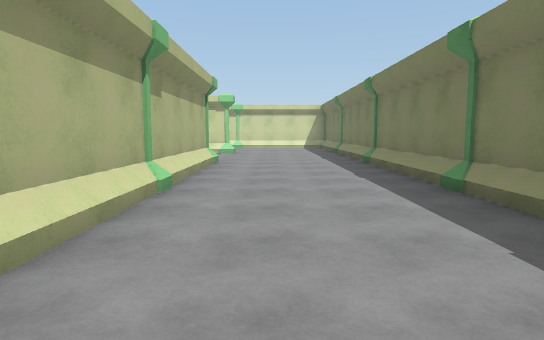
view 1 (above)

24 first-person views from a walk through a Unity game level. The camera is 1.4 m above the floor, tilts 6° down and sees 75° across. The floor is counted in squares, 2 m on a side. Each view is taken from the middle of a square. On the plan, view 1 faces up. The plan holds only what a view shows up to about 11 squares ahead; the rest is blank. The place goes on beyond the plan. The player is left out.

view 2
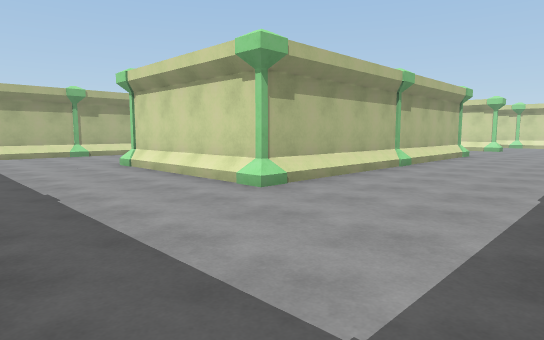

view 3
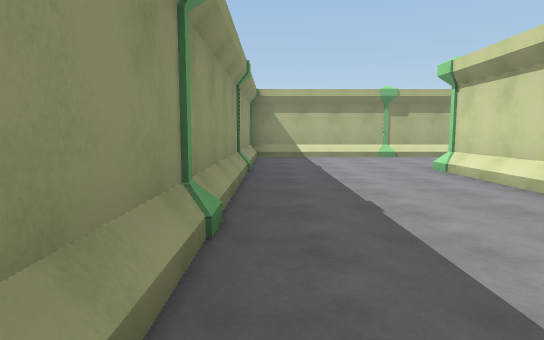

view 4
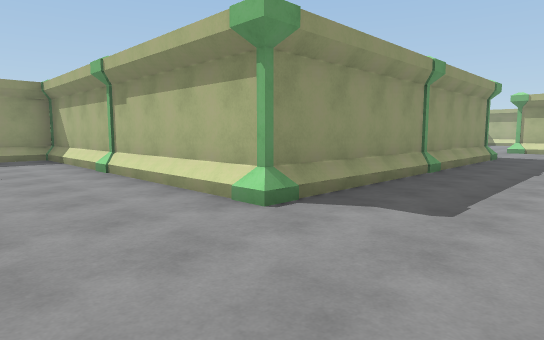

view 5
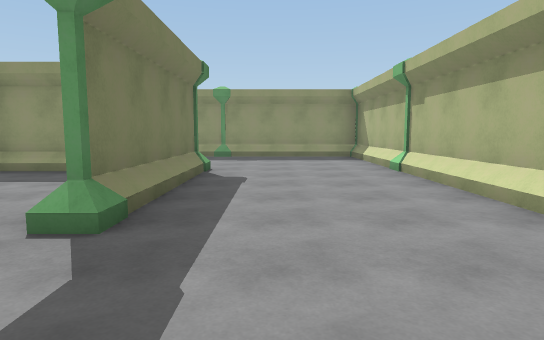

view 6
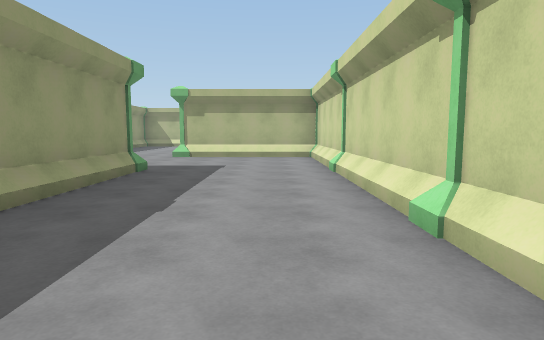

view 7
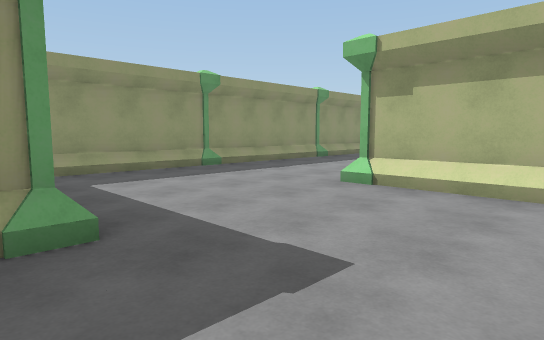

view 8
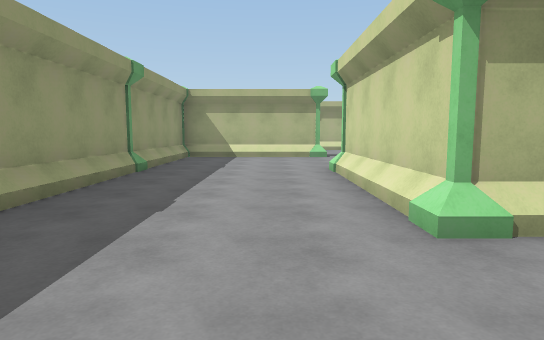

view 9
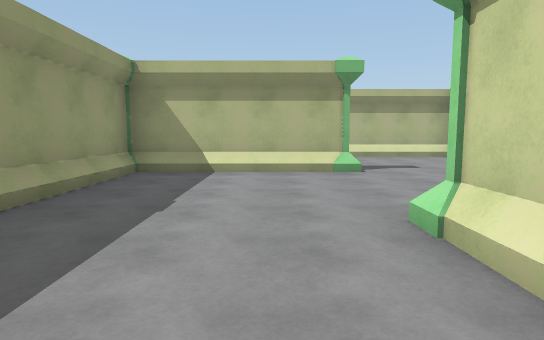

view 10
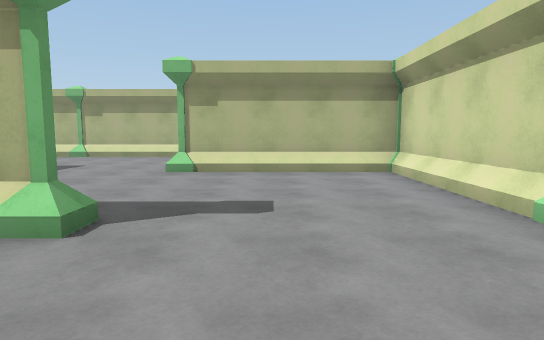

view 11
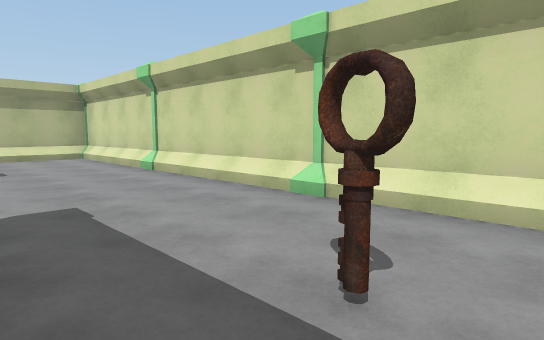

view 12
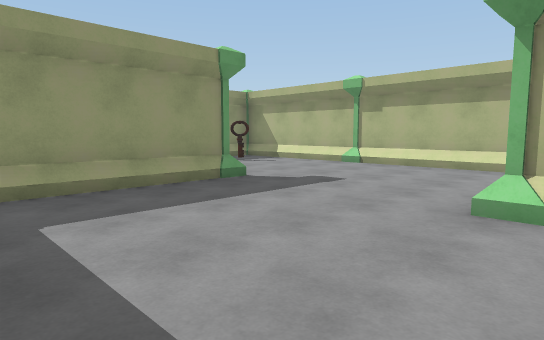

view 13
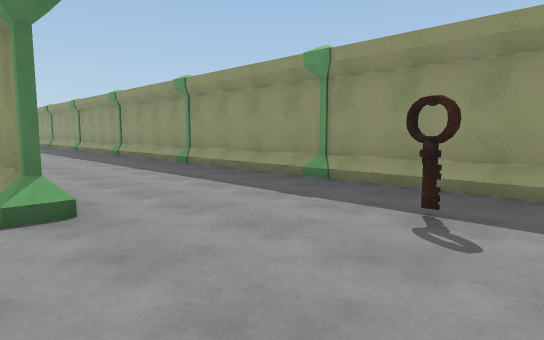

view 14
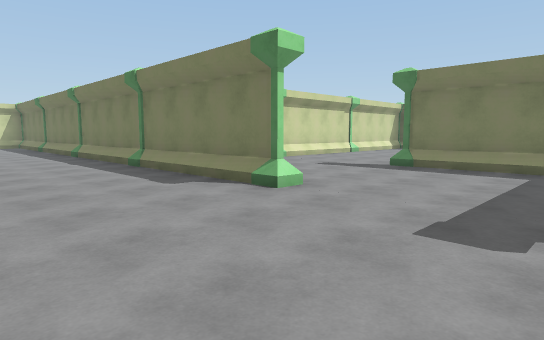

view 15
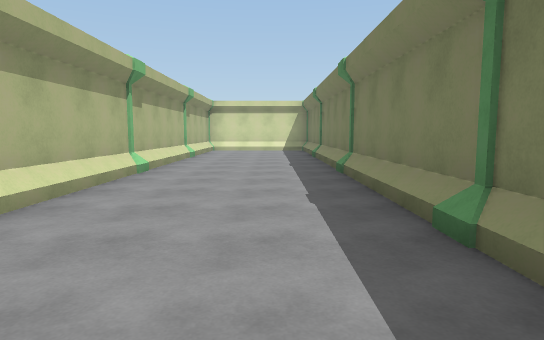

view 16
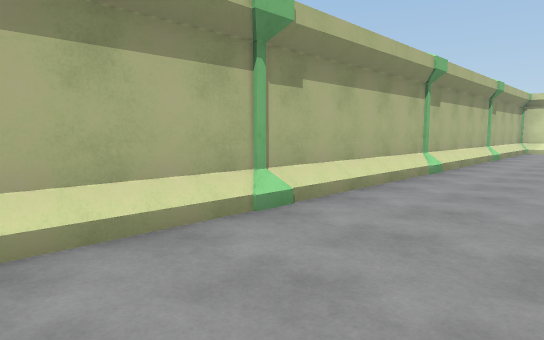

view 17
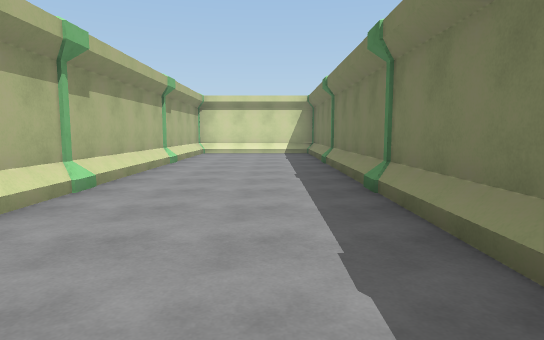

view 18
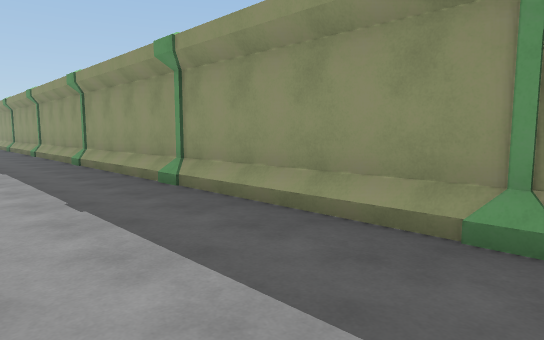

view 19
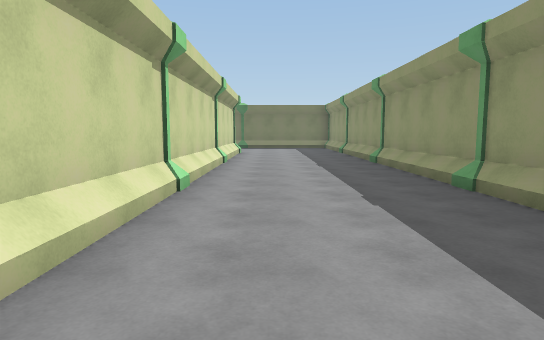

view 20
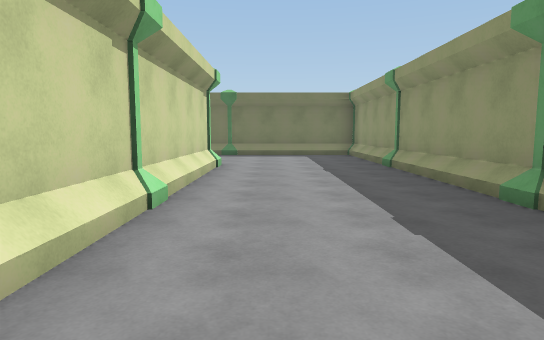

view 21
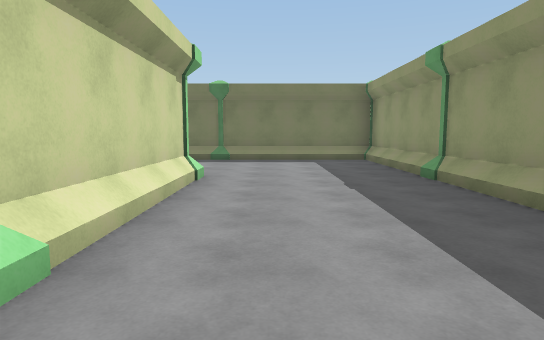

view 22
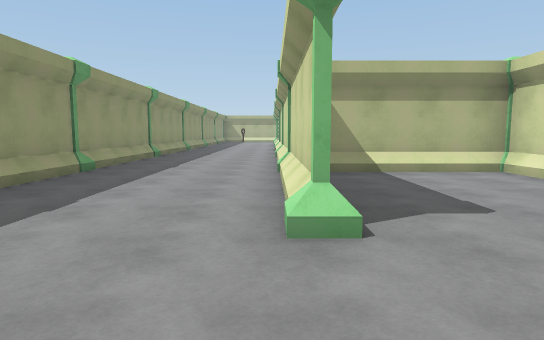

view 23
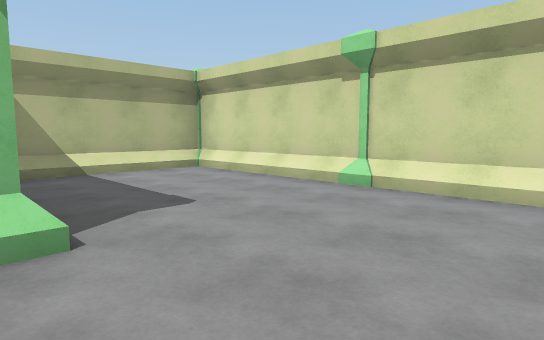

view 24
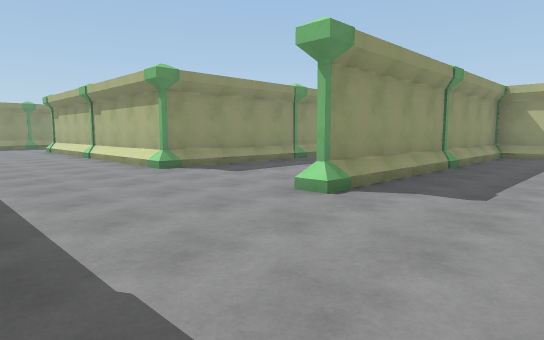

### Floor plan
Key: @ floor where view 1 was taken; # wall or solid block; . floor; / step, stairs or slope; P pillar; K key; O other object.
Columns run from 38 left of view 1 to 3 right of it. Each row starts with its distance up from view 1.
 19 #...#
 18 #...#
 17 #...#
 16 P...P
 15 #...#                               ..../
 14 #...#                         ........../
 13 #...#                       #.........../
 12 P...P                       P###P####P../
 11 #...#                              ...../#
 10 #...#                            ......./#
  9 #...#                           ......../#
  8 P...P###P###P###O###P###P#     #P####P../P
  7 #...#...........#...............    #.../#
  6 #...#.........K.#................   #.../#
  5  ...#...........#.................  #.../#
  4  ...P...P...P####P..P###P####P..P.. P.../P
  3 #.......#...........#.......#...#.. #.../#
  2 #.......#...........#.......#...# ..#.../
  1 #.......#...........#.......#...# ..#.../
  0 P...P###P###P###P###P####P..P...P####P@./
 -1 #...........................#.........../
 -2 #.K.........................#.........../
 -3 #...........................#.........../
 -4 ####P###P###P###P###P###P#######P###P##

Where each view was taken, in squares from view 1:
view 1: 0 up, 0 right, facing up
view 2: 3 down, 2 right, facing up-left
view 3: 3 down, 1 right, facing left
view 4: 7 up, 7 left, facing down-left
view 5: 7 up, 7 left, facing down
view 6: 7 up, 11 left, facing left
view 7: 7 up, 17 left, facing down-left
view 8: 3 up, 19 left, facing left
view 9: 3 up, 23 left, facing left
view 10: 6 up, 27 left, facing left
view 11: 5 up, 23 left, facing up-left
view 12: 5 up, 30 left, facing down-left
view 13: 1 up, 37 left, facing down-right
view 14: 1 up, 37 left, facing up-right
view 15: 6 up, 35 left, facing up
view 16: 6 up, 35 left, facing up-left
view 17: 8 up, 35 left, facing up
view 18: 1 down, 30 left, facing down-right
view 19: 1 down, 26 left, facing right
view 20: 1 down, 21 left, facing right
view 21: 1 down, 19 left, facing right
view 22: 0 up, 11 left, facing left
view 23: 0 up, 11 left, facing up-left
view 24: 15 up, 2 right, facing down-left
